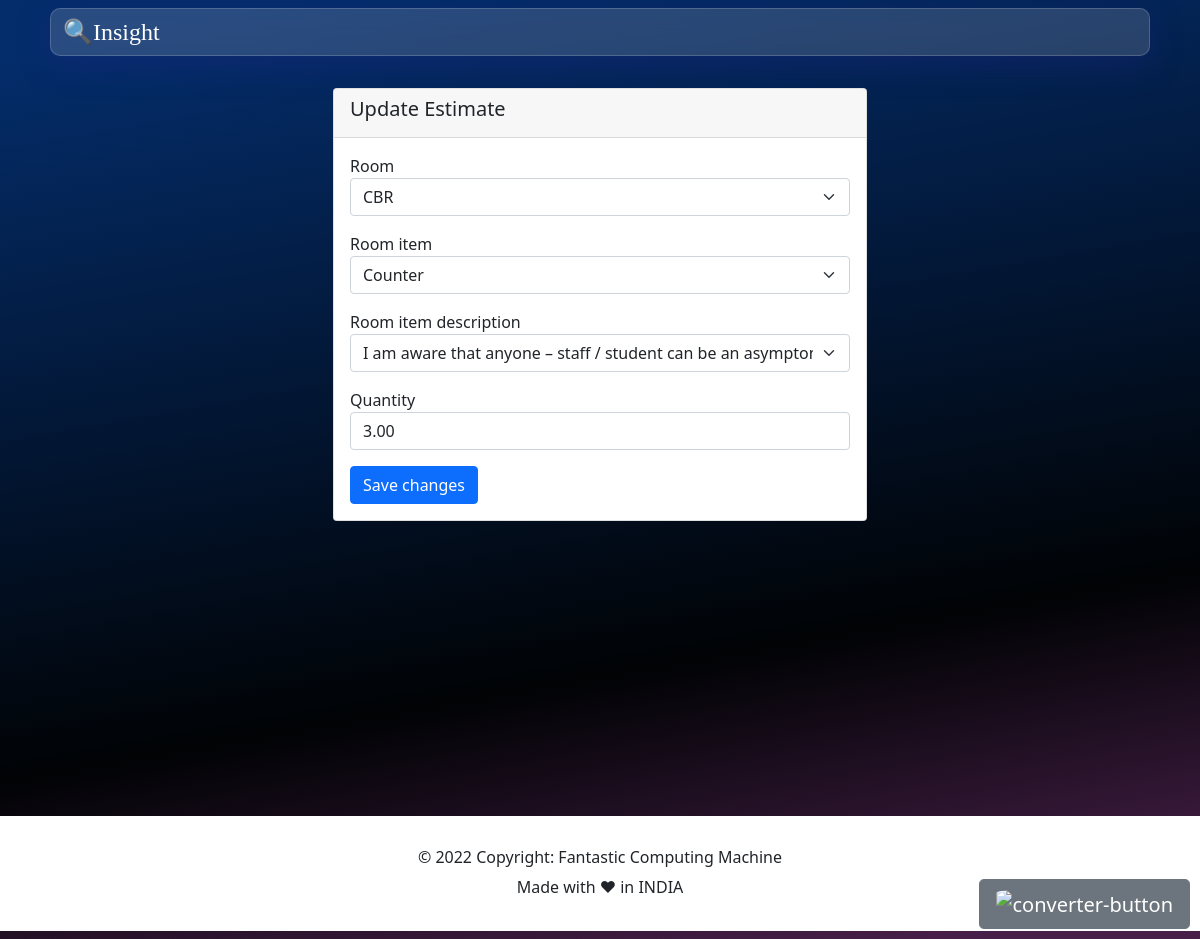
/estimate/10/12/hello-world-today/update_estimate_item/ (signed in), run on the app's committed database.
### estimator/models.py (models this page shows, shortened)
class Estimate(models.Model):
    project = models.ForeignKey(Project, on_delete=models.CASCADE)
    room = models.ForeignKey(Room, on_delete=models.CASCADE)
    room_item = models.ForeignKey(RoomItem, on_delete=models.CASCADE)
    room_item_description = models.ForeignKey(
        RoomItemDescription, on_delete=models.CASCADE)
    quantity = models.DecimalField(
        max_digits=10, decimal_places=2, blank=True, null=True)
    amount = models.DecimalField(
        max_digits=10, decimal_places=2, blank=True, null=True)
    created_on = models.DateTimeField(auto_now_add=True)
    updated_on = models.DateTimeField(auto_now=True)
    is_deleted = models.BooleanField(default=False)
    deleted_on = models.DateTimeField(blank=True, null=True)

### estimator/views.py (the view, shortened to what this page needs)
class UpdateEstimateItemView(LoginRequiredMixin, UpdateView):
    login_url = '/user/login/'
    redirect_field_name = 'redirect_to'
    model = Estimate
    template_name = 'update_estimate_item.html'
    form_class = NewEstimateItemForm

### estimator/models.py (called while the page is built)
    def __str__(self):
        return str(self.name)

    def __str__(self):
        return str(self.name)

    def __str__(self):
        return str(self.description) + " @ " + str(self.rate)

### estimator/templates/update_estimate_item.html (shortened to what this page needs)
{% extends 'base.html' %}
{% load static %} {% load humanize %}
{% block body %}
<div class="container-lg container-md container-sm py-4">
    <div class="mx-auto">
        <div class="row justify-content-center">
            <div class="col-lg-7 col-md-6 col-xl-6">
                <div class="card">
                    <div class="card-header">
                        <h5 class="card-title" id="{{expense.name}}expense">Update Estimate
                        </h5>
                    </div>
                    <div class="card-body">
                        <form action="" method="POST">
                            <p>
                                {{form.room.label}}
                                {{form.room}}
                            </p>
                            <p>
                                {{form.room_item.label}}
                                {{form.room_item}}
                            </p>
                            <p>
                                {{form.room_item_description.label}}
                                {{form.room_item_description}}
                            </p>
                            <p>
                                {{form.quantity.label}}
                                {{form.quantity}}
                            </p>
                            <button type="submit" class="btn btn-primary">
                                Save changes
                            </button>
                        </form>
                    </div>
                </div>
            </div>
        </div>
    </div>
</div>
{% endblock %}

### static/css/styles.css (style rules this page uses)
body { background: rgb(4, 45, 107); background: linear-gradient(170deg, rgba(4, 45, 107, 1) 5%, rgba(1, 3, 5, 1) 68%, rgba(72, 31, 73, 1) 96%); }

### data on the page
Estimate: room "CBR", room_item "Counter", room_item_description "I am aware that anyone – staff / student can be an asymptomatic carrier of COVID-19. @ 33.00", quantity "3.00"
